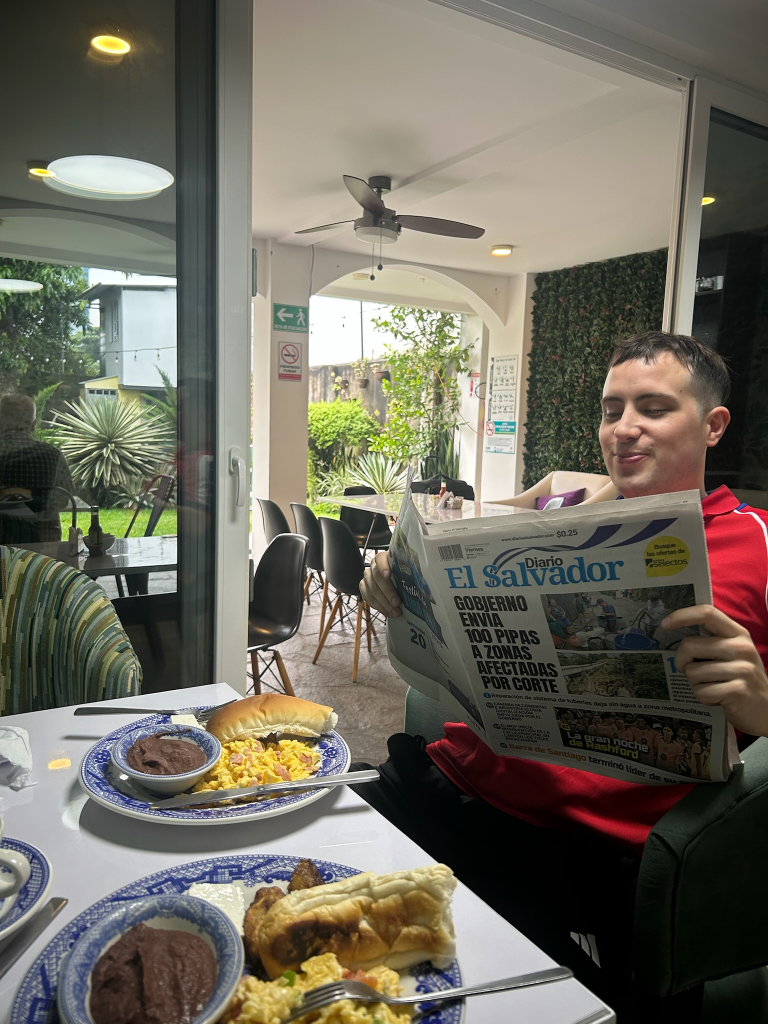
#> input picture IMG_7609.jpg, 1536 x 2048 px (shown at 1/2 size)
$ python -i gradients.py   (imports and definitions only)
#> lines starting #> are read from the running program, lines starting #| are printed output that depends on the picture
"""
`:,:`:,:`:,:`:,:`:,:`:,:`:,:`:,:`:,:`:,:`:,:`:,:`:,:`:,:`:,:`:,:`:,:`:,:`:,:`:,:`:,:`:,:`:,:`:,:`:,:`:,:`:,:`:,:`:,:`:,:`:,:`:,:`:,:`:,:`:,:`:,:`:,:`:,:`:,:`:,:`:,:`:,:`:,:`:,:`:,:`:,:`:,:`:,:`:,:`:,:`:,:`:,:`:,:`:,:`:,:`:,:`:,:`:,:`:,:`:,:`:,:`:,:`:,:`:,:`:,:`:,:`:,:`:,:`:,:`:,:`:,:`:,:`:,:`:,:`:,:`:,:`:,:`:,:`:,:`:,:`:,:`:,:`:,:`:,:`:,:`:,:`:,:`:,:`:,:`:,:`:,:`:,:`:,:`:,:`:,:`:,:`:,:`:,:`:,:`:,:`:,:`:,:`:,:`:,:`:
`:,:`:,:`:,:`:,:`:,:`:,:`:,:`:,:`:,:`:,:`:,:`:,:`:,:`:,:`:,:`:,:`:,:`:,:`:,:`:,:`:,:`:,:`:,:`:,:`:,:`:,:`:,:`:,:`:,:`:,:`:,:`:,:`:,:`:,:`:,:`:,:`:,:`:,:`:,:`:,:`:,:`:,:`:,:`:,:`:,:`:,:`:,:`:,:`:,:`:,:`:,:`:,:`:,:`:,:`:,:`:,:`:,:`:,:`:,:`:,:`:,:`:,:`:,:`:,:`:,:`:,:`:,:`:,:`:,:`:,:`:,:`:,:`:,:`:,:`:,:`:,:`:,:`:,:`:,:`:,:`:,:`:,:`:,:`:,:`:,:`:,:`:,:`:,:`:,:`:,:`:,:`:,:`:,:`:,:`:,:`:,:`:,:`:,:`:,:`:,:`:,:`:,:`:,:`:,:`:
`:,:`:,:`:,:`:,:`:,:`:,:`:,:`:,:`:,:`:,:`:,:`:,:`:,:`:,:`:,:`:,:`:,:`:,:`:,:`:,:`:,:`:,:`:,:`:,:`:,:`:,:`:,:`:,:`:,:`:,:`:,:`:,:`:,:`:,:`:,:`:,:`:,:`:,:`:,:`:,:`:,:`:,:`:,:`:,:`:,:`:,:`:,:`:,:`:,:`:,:`:,:`:,:`:,:`:,:`:,:`:,:`:,:`:,:`:,:`:,:`:,:`:,:`:,:`:,:`:,:`:,:`:,:`:,:`:,:`:,:`:,:`:,:`:,:`:,:`:,:`:,:`:,:`:,:`:,:`:,:`:,:`:,:`:,:`:,:`:,:`:,:`:,:`:,:`:,:`:,:`:,:`:,:`:,:`:,:`:,:`:,:`:,:`:,:`:,:`:,:`:,:`:,:`:,:`:,:`:
`:,:`:,:`:,:`:,:`:,:`:,:`:,:`:,:`:,:`:,:`:,:`:,:`:,:`:,:`:,:`:,:`:,:`:,:`:,:`:,:`:,:`:,:`:,:`:,:`:,:`@@:`:,:`:,:`:,:`:,:`:,:`:,:`:,:`:,:`:,:`:,:`:,:`:,:`:,:`:,:`:,:`:,:`:,:`:,:`:,:`:,:`:,:`:,:`:,:`:,:`:,:`:,:`:,:`:,:`:,:`:,:`:,:`:,:`:,:`:,:`:,:`:,:`:,:`:,:`:,:`:,:`:,:`:,:`:,:`:,:`:,:`:,:`:,:`:,:`:,:`:,:`:,:`:,:`:,:`:,:`:,:`:,:`:,:`:,:`:,:`:,:`:,:`:,:`:,:`:,:`:,:`:,:`:,:`:,:`:,:`:,:`:,:`:,:`:,:`:,:`:,:`:,:`:,:`:,:`:
`:,:@@@:`:,:`:,:`:,:`:,:`:,:`@@@`:,:@@@:`:,:`:,:`:,:`:,:`:,:`:,:`:,:`:,:`:,:`:,:`:,:`:,:`:,:`:,:`@@@@@@@@@,:`:,:`:,:`:,:`:,:`:,@@@,:`:,:`:,:`:,:`:,:`:,:`:,:`:,:`:,:`:,:`:,:`:,:`:,:`:,:`:,:`:,:`:,:`:,:`:,:`:,:`:,:`:,:`:,:`:,:`:,:`:,:`:,:`:,:`@@@@:,:`@@@`:,:`:,:`:,:`:,@@@@:`:,:`:,:`:,:`:,:@@@:`:,:`:@@@:,:`:,:`:,:`:,:`:,:`:,:@@@:`:,:`:,:`:,:`:,:`:,:`:,:`:,:`:,:`:,:`:,@@@@:`:,:`:,:`:,:`:,:`:,:`:,:`:,:`:,:`:,:`:,:`:,:`:
`:,:@@@:`:,:`:,:`:,:`:,:`:,:`@@@`:,:@@@:`:,:`:,:`:,:`:,:`:,:`:,:`:,:`:,:`:,:`:,:`:,:`:,:`:,:`:,:@@@@@@@@@@@@`:,:`:,:`:,:`:,:`:,@@@,:`:,:`:,:`:,:`:,:`:,:`:,:`:,:`:,:`:,:`:,:`:,:`:,:`:,:`:,:`:,:`:,:`:,:`:,:`:,:`:,:`:,:`:,:`:,:`:,:`:,:`:,:`:,:`@@@@:,:`@@@`:,:`:,:`:,:`:,@@@@:`:,:`:,:`:,:`:,:@@@:`:,:`@@@@:,:`:,:`:,:`:,:`:,:`:,@@@@:`:,:`:,:`:,:`:,:`:,:`:,:`:,:`:,:`:,:`:,@@@@:`:,:`:,:`:,:`:,:`:,:`:,:`:,:`:,:`:,:`:,:`:,:`:
`:,:@@@:`:,:`:,:`:,:`:,:`:,:`@@@`:,:@@@:`:,:`:,:`:,:`:,:`:,:`:,:`:,:`:,:`:,:`:,:`:,:`:,:`:,:`:,@@@@@@@@@@@@@`:,:`:,:`:,:`:,:`:,@@@,:`:,:`:,:`:,:`:,:`:,:`:,:`:,:`:,:`:,:`:,:`:,:`:,:`:,:`:,:`:,:`:,:`:,:`:,:`:,:`:,:`:,:`:,:`:,:`:,:`:,:`:,:`:,:`@@@@:,:`@@@`:,:`:,:`:,:`:,@@@@:`:,:`:,:`:,:`:,:@@@:`:,:`@@@@:,:`:,:`:,:`:,:`:,:`:,@@@@:`:,:`:,:`:,:`:,:`:,:`:,:`:,:`:,:`:,:`:,@@@@:`:,:`:,:`:,:`:,:`:,:`:,:`:,:`:,:`:,:`:,:`:,:`:
`:,:`:,:`:,:`:,:`:,:`:,:`:,:`@@@`:,:`:,:`:,:`:,:`:,:`:,:`:,:`:,:`:,:`:,:`:,:`:,:`:,:`:,:`:,:`:,@@@@@@@@@@@@@@:,:`:,:`:,:`:,:`:,@@@,:`:,:`:,:`:,:`:,:`:,:`:,:`:,:`:,:`:,:`:,:`:,:`:,:`:,:`:,:`:,:`:,:`:,:`:,:`:,:`:,:`:,:`:,:`:,:`:,:`:,:`:,:`:,:`@@@@:,:`:,:`:,:`:,:`:,:`:,@@@@:`:,:`:,:`:,:`:,:`:,:`:,:`@@@@:,:`:,:`:,:`:,:`:,:`:,@@@@:`:,:`:,:`:,:`:,:`:,:`:,:`:,:`:,:`:,:`:,@@@@:`:,:`:,:`:,:`:,:`:,:`:,:`:,:`:,:`:,:`:,:`:,:`:
`:,:`:,:`:,:`:,:`:,:`:,:`:,:`@@@`:,:`:,:`:,:`:,:`:,:`:,:`:,:`:,:`:,:`:,:`:,:`:,:`:,:`:,:`:,:`:@@@@@:`@@:@@@@@:,:`:,:`:,:`:,:`:,@@@,:`:,:`:,:`:,:`:,:`:,:`:,:`:,:`:,:`:,:`:,:`:,:`:,:`:,:`:,:`:,:`:,:`:,:`:,:`:,:`:,:`:,:`:,:`:,:`:,:`:,:`:,:`:,:`@@@@:,:`:,:`:,:`:,:`:,:`:,@@@@:`:,:`:,:`:,:`:,:`:,:`:,:`@@@@:,:`:,:`:,:`:,:`:,:`:,@@@@:`:,:`:,:`:,:`:,:`:,:`:,:`:,:`:,:`:,:`:,@@@@:`:,:`:,:`:,:`:,:`:,:`:,:`:,:`:,:`:,:`:,:`:,:`:
`:,:`:,:`:,:`:,:`:,:`:,:`:,:`@@@`:,:`:,:`:,:`:,:`:,:`:,:`:,:`:,:`:,:`:,:`:,:`:,:`:,:`:,:`:,:`:@@@@,:`@@:`@@@@:,:`:,:`:,:`:,:`:,@@@,:`:,:`:,:`:,:`:,:`:,:`:,:`:,:`:,:`:,:`:,:`:,:`:,:`:,:`:,:`:,:`:,:`:,:`:,:`:,:`:,:`:,:`:,:`:,:`:,:`:,:`:,:`:,:`@@@@:,:`:,:`:,:`:,:`:,:`:,@@@@:`:,:`:,:`:,:`:,:`:,:`:,:`@@@@:,:`:,:`:,:`:,:`:,:`:,@@@@:`:,:`:,:`:,:`:,:`:,:`:,:`:,:`:,:`:,:`:,@@@@:`:,:`:,:`:,:`:,:`:,:`:,:`:,:`:,:`:,:`:,:`:,:`:
`:,:@@@:`:,@@@,:`:,:`@@@@:,:`@@@`:,:@@@:`:,:`:@@@@@@@@@@`:,:`:,@@@,@@@@@@@@:`:,:`:,:`:,:`:,:`:@@@@,:`@@:`:,:`:,:`:,:`:,:`:,:`:,@@@,@@@@@@@@:`:,:`:,:`@@@@@@@@:,:`:,:`@@@`@@@@@@@@:,:`:,@@@,@@@@@`:,:`@@@@:,:`:,:`@@@@:,:`:,:`:,:`:,:`:,:`@@@@@@@`@@@@:,:`@@@`:,:`:,@@@@@@@,@@@@:`:,:`:,:`:,:`:,:@@@:`:,@@@@@@@@@`:,:`:,:`:,:`:,:`@@@@@@@@@,:`:,:`:@@@@@@@@,:`:,:`:,:`:,:`:,:`:,@@@@:`:,:`:,@@@@@@@@:`:,:`:,@@@,@@@@@@@,:`@@@@@@@`:
`:,:@@@:`:,@@@,:`:,:`@@@@:,:`@@@`:,:@@@:`:,:`@@@@@@@@@@@@:,:`:,@@@@@@@@@@@@@`:,:`:,:`:,:`:,:`:@@@@@:`@@:`:,:`:,:`:,:`:,:`:,:`:,@@@@@@@@@@@@@`:,:`:,@@@@@@@@@@@@:`:,:`@@@@@@@@@@@@@,:`:,@@@@@@@@@@:,:`@@@@@,:`:,:`@@@@:,:`:,:`:,:`:,:`:,:@@@@@@@@@@@@@:,:`@@@`:,:`:@@@@@@@@@@@@@:`:,:`:,:`:,:`:,:@@@:`:,@@@@@@@@@`:,:`:,:`:,:`:,:`@@@@@@@@@,:`:,:@@@@@@@@@@@@`:,:`:,:`:,:`:,:`:,:@@@:`:,:`@@@@@@@@@@@@:,:`:,@@@@@@@@@@@@:@@@@@@@@@:
`:,:@@@:`:,@@@,:`:,:`@@@@:,:`@@@`:,:@@@:`:,:@@@@@@@@@@@@@@,:`:,@@@@@@@@@@@@@@:,:`:,:`:,:`:,:`:,@@@@@@@@:`:,:`:,:`:,:`:,:`:,:`:,@@@@@@@@@@@@@@:,:`:@@@@@@@@@@@@@@`:,:`@@@@@@@@@@@@@@:`:,@@@@@@@@@`:,:`:@@@@,:`:,:@@@@`:,:`:,:`:,:`:,:`:,@@@@@@@@@@@@@@:,:`@@@`:,:`@@@@@@@@@@@@@@:`:,:`:,:`:,:`:,:@@@:`:,@@@@@@@@@`:,:`:,:`:,:`:,:`@@@@@@@@@,:`:,@@@@@@@@@@@@@@:,:`:,:`:,:`:,:`:,:`:,:`:,:@@@@@@@@@@@@@@,:`:,@@@@@@@@@@@@@@@@@@@@@@@
`:,:@@@:`:,@@@,:`:,:`@@@@:,:`@@@`:,:@@@:`:,@@@@@@@@@@@@@@@,:`:,@@@@@@@@@@@@@@:,:`:,:`:,:`:,:`:,@@@@@@@@@`:,:`:,:`:,:`:,:`:,:`:,@@@@@@@@@@@@@@:,:`:@@@@@@@@@@@@@@`:,:`@@@@@@@@@@@@@@:`:,@@@@@@@@@`:,:`:@@@@,:`:,:@@@@`:,:`:,:`:,:`:,:`:,@@@@@@@@@@@@@@:,:`@@@`:,:`@@@@@@@@@@@@@@:`:,:`:,:`:,:`:,:@@@:`:,:`@@@@:,:`:,:`:,:`:,:`:,:`:,@@@@:`:,:`:,@@@@@@@@@@@@@@:,:`:,:`:,:`:,:`:,:`:,:`:,:@@@@@@@@@@@@@@,:`:,@@@@@@@@@@@@@@@@@@@@@@@
`:,:@@@:`:,@@@,:`:,:`@@@@:,:`@@@`:,:@@@:`:,@@@@:`:,:`:@@@@,:`:,@@@@@`:,:`@@@@:,:`:,:`:,:`:,:`:,:@@@@@@@@@@,:`:,:`:,:`:,:`:,:`:,@@@@@`:,:`@@@@:,:`@@@@@,:`:,:@@@@@:,:`@@@@@,:`:,@@@@:`:,@@@@:`:,:`:,:`:,@@@@:`:,:@@@@`:,:`:,:`:,:`:,:`:@@@@@:`:,:@@@@@:,:`@@@`:,:@@@@@:,:`:@@@@@:`:,:`:,:`:,:`:,:@@@:`:,:`@@@@:,:`:,:`:,:`:,:`:,:`:,@@@@:`:,:`:@@@@@:`:,:`@@@@@,:`:,:`:,:`:,:`:,:`:,:`:,@@@@@`:,:`:@@@@@:`:,@@@@@`:,:@@@@@@,:`:@@@@
`:,:@@@:`:,@@@,:`:,:`@@@@:,:`@@@`:,:@@@:`:,:`:,:`:,:`:@@@@,:`:,@@@@:`:,:`@@@@:,:`:,:`:,:`:,:`:,:`@@@@@@@@@@@`:,:`:,:`:,:`:,:`:,@@@@:`:,:`@@@@:,:`@@@@:,:`:,:`@@@@:,:`@@@@:,:`:,@@@@:`:,@@@@:`:,:`:,:`:,@@@@:`:,@@@@:`:,:`:,:`:,:`:,:`:@@@@,:`:,:`@@@@:,:`@@@`:,:@@@@`:,:`:,@@@@:`:,:`:,:`:,:`:,:@@@:`:,:`@@@@:,:`:,:`:,:`:,:`:,:`:,@@@@:`:,:`:@@@@,:`:,:`@@@@@,:`:,:`:,:`:,:`:,:`:,:`:,@@@@:`:,:`:,@@@@:`:,@@@@:`:,:@@@@@:,:`:@@@@
`:,:@@@:`:,@@@,:`:,:`@@@@:,:`@@@`:,:@@@:`:,:`:,:`@@@@@@@@@,:`:,@@@@:`:,:`@@@@:,:`:,:`:,:`:,:`:,:`:,@@@@@@@@@@:,:`:,:`:,:`:,:`:,@@@@:`:,:`@@@@:,:`@@@@@@@@@@@@@@@@:,:`@@@@:,:`:,@@@@:`:,@@@@:`:,:`:,:`:,@@@@@`:,@@@@:`:,:`:,:`:,:`:,:`:@@@@,:`:,:`@@@@:,:`@@@`:,:@@@@`:,:`:,@@@@:`:,:`:,:`:,:`:,:@@@:`:,:`@@@@:,:`:,:`:,:`:,:`:,:`:,@@@@:`:,:`:@@@@,:`:,:`:@@@@,:`:,:`:,:`:,:`:,:`:,:`:,@@@@@@@@@@@@@@@@:`:,@@@@:`:,:@@@@`:,:`:@@@@
`:,:@@@:`:,@@@,:`:,:`@@@@:,:`@@@`:,:@@@:`:,:`:@@@@@@@@@@@@,:`:,@@@@:`:,:`@@@@:,:`:,:`:,:`:,:`:,:`:,:`@@@@@@@@:,:`:,:`:,:`:,:`:,@@@@:`:,:`@@@@:,:`@@@@@@@@@@@@@@@@:,:`@@@@:,:`:,@@@@:`:,@@@,:`:,:`:,:`:,:@@@@`:,@@@@:`:,:`:,:`:,:`:,:`:@@@@,:`:,:`@@@@:,:`@@@`:,:@@@@`:,:`:,@@@@:`:,:`:,:`:,:`:,:@@@:`:,:`@@@@:,:`:,:`:,:`:,:`:,:`:,@@@@:`:,:`:@@@@,:`:,:`:@@@@,:`:,:`:,:`:,:`:,:`:,:`:,@@@@@@@@@@@@@@@@:`:,@@@,:`:,:@@@@`:,:`:@@@@
`:,:@@@:`:,@@@,:`:,:`@@@@:,:`@@@`:,:@@@:`:,:@@@@@@@@@@@@@@,:`:,@@@,:`:,:`@@@@:,:`:,:`:,:`:,:`:,:`:,:`@@:`@@@@@,:`:,:`:,:`:,:`:,@@@,:`:,:`@@@@:,:`@@@@@@@@@@@@@@@@:,:`@@@`:,:`:,@@@@:`:,@@@,:`:,:`:,:`:,:@@@@`:@@@@,:`:,:`:,:`:,:`:,:`:@@@@,:`:,:`@@@@:,:`@@@`:,:@@@@`:,:`:,@@@@:`:,:`:,:`:,:`:,:@@@:`:,:`@@@@:,:`:,:`:,:`:,:`:,:`:,@@@@:`:,:`:@@@@,:`:,:`:@@@@,:`:,:`:,:`:,:`:,:`:,:`:,@@@@@@@@@@@@@@@@:`:,@@@,:`:,:@@@@`:,:`:@@@@
`:,:@@@:`:,@@@,:`:,:`@@@@:,:`@@@`:,:@@@:`:,@@@@@@@@@@@@@@@,:`:,@@@,:`:,:`@@@@:,:`:,:`:,:`:,:`:,:`:,:`@@:`:@@@@,:`:,:`:,:`:,:`:,@@@,:`:,:`@@@@:,:`@@@@:,:`:,:`:,:`:,:`@@@`:,:`:,@@@@:`:,@@@,:`:,:`:,:`:,:@@@@@:@@@@,:`:,:`:,:`:,:`:,:`:@@@@,:`:,:`@@@@:,:`@@@`:,:@@@@`:,:`:,@@@@:`:,:`:,:`:,:`:,:@@@:`:,:`@@@@:,:`:,:`:,:`:,:`:,:`:,@@@@:`:,:`:@@@@,:`:,:`:@@@@,:`:,:`:,:`:,:`:,:`:,:`:,@@@@:`:,:`:,:`:,:`:,@@@,:`:,:@@@@`:,:`:@@@@
`:,:@@@:`:,@@@,:`:,:`@@@@:,:`@@@`:,:@@@:`:,@@@@@@:,:`:@@@@,:`:,@@@,:`:,:`@@@@:,:`:,:`:,:`:,:`:@@@@,:`@@:`:@@@@,:`:,:`:,:`:,:`:,@@@,:`:,:`@@@@:,:`@@@@:,:`:,:`:,:`:,:`@@@`:,:`:,@@@@:`:,@@@,:`:,:`:,:`:,:`@@@@:@@@:,:`:,:`:,:`:,:`:,:`:@@@@,:`:,:`@@@@:,:`@@@`:,:@@@@`:,:`:,@@@@:`:,:`:,:`:,:`:,:@@@:`:,:`@@@@:,:`:,:`:,:`:,:`:,:`:,@@@@:`:,:`:@@@@,:`:,:`:@@@@,:`:,:`:,:`:,:`:,:`:,:`:,@@@@:`:,:`:,:`:,:`:,@@@,:`:,:@@@@`:,:`:@@@@
`:,:@@@:`:,@@@@:`:,:`@@@@:,:`@@@`:,:@@@:`:,@@@@:`:,:`:@@@@,:`:,@@@,:`:,:`@@@@:,:`:,:`:,:`:,:`:@@@@,:`@@:`:@@@@,:`:,:`:,:`:,:`:,@@@,:`:,:`@@@@:,:`@@@@:,:`:,:`@@@@:,:`@@@`:,:`:,@@@@:`:,@@@,:`:,:`:,:`:,:`@@@@@@@@:,:`:,:`:,:`:,:`:,:`:@@@@,:`:,:`@@@@:,:`@@@`:,:@@@@`:,:`:,@@@@:`:,:`:,:`:,:`:,:@@@:`:,:`@@@@:,:`:,:`:,:`:,:`:,:`:,@@@@:`:,:`:@@@@,:`:,:`@@@@@,:`:,:`:,:`:,:`:,:`:,:`:,@@@@:`:,:`:,@@@@:`:,@@@,:`:,:@@@@`:,:`:@@@@
`:,:@@@:`:,@@@@:`:,:@@@@@:,:`@@@`:,:@@@:`:,@@@@:`:,:`@@@@@,:`:,@@@,:`:,:`@@@@:,:`:,:`:,:`:,:`:@@@@@:`@@:`@@@@@,:`:,:`:,:`:,:`:,@@@,:`:,:`@@@@:,:`@@@@@,:`:,:@@@@@:,:`@@@`:,:`:,@@@@:`:,@@@,:`:,:`:,:`:,:`:@@@@@@@:,:`:,:`:,:`:,:`:,:`:@@@@@:`:,:@@@@@:,:`@@@`:,:@@@@@:,:`:@@@@@:`:,:`:,:`:,:`:,:@@@:`:,:`@@@@:,:`:,:`:,:`:,:`:,:`:,@@@@:`:,:`:@@@@@:`:,:`@@@@@,:`:,:`:,:`:,:`:,:`:,:`:,@@@@@`:,:`:@@@@@:`:,@@@,:`:,:@@@@`:,:`:@@@@
`:,:@@@:`:,@@@@@@@@@@@@@@:,:`@@@`:,:@@@:`:,@@@@@@@@@@@@@@@,:`:,@@@,:`:,:`@@@@:,:`:,:`:,:`:,:`:@@@@@@@@@@@@@@@:,:`:,:`:,:`:,:`:,@@@,:`:,:`@@@@:,:`:@@@@@@@@@@@@@@`:,:`@@@`:,:`:,@@@@:`:,@@@,:`:,:`:,:`:,:`:@@@@@@`:,:`:,:`:,:`:,:`:,:`:,@@@@@@@@@@@@@@:,:`@@@`:,:`@@@@@@@@@@@@@@:`:,:`:,:`:,:`:,:@@@:`:,:`@@@@@,:`:,:`:,:`:,:`:,:`:,@@@@@`:,:`:,@@@@@@@@@@@@@@:,:`:,:`:,:`:,:`:,:`:,:`:,:@@@@@@@@@@@@@@,:`:,@@@,:`:,:@@@@`:,:`:@@@@
`:,:@@@:`:,@@@@@@@@@@@@@@:,:`@@@`:,:@@@:`:,@@@@@@@@@@@@@@@,:`:,@@@,:`:,:`@@@@:,:`:,:`:,:`:,:`:,@@@@@@@@@@@@@@:,:`:,:`:,:`:,:`:,@@@,:`:,:`@@@@:,:`:@@@@@@@@@@@@@@`:,:`@@@`:,:`:,@@@@:`:,@@@,:`:,:`:,:`:,:`:@@@@@@`:,:`:,:`:,:`:,:`:,:`:,@@@@@@@@@@@@@@:,:`@@@`:,:`@@@@@@@@@@@@@@:`:,:`:,:`:,:`:,:@@@:`:,:`@@@@@@@`:,:`:,:`:,:`:,:`:,@@@@@@@,:`:,@@@@@@@@@@@@@@:,:`:,:`:,:`:,:`:,:`:,:`:,:@@@@@@@@@@@@@@,:`:,@@@,:`:,:@@@@`:,:`:@@@@
`:,:@@@:`:,:@@@@@@@@@@@@@:,:`@@@`:,:@@@:`:,:@@@@@@@@@@@@@@@:`:,@@@,:`:,:`@@@@:,:`:,:`:,:`:,:`:,:@@@@@@@@@@@@`:,:`:,:`:,:`:,:`:,@@@,:`:,:`@@@@:,:`:,@@@@@@@@@@@@:`:,:`@@@`:,:`:,@@@@:`:,@@@,:`:,:`:,:`:,:`:,@@@@:`:,:`:,:`:,:`:,:`:,:`:,:@@@@@@@@@@@@@:,:`@@@`:,:`:@@@@@@@@@@@@@:`:,:`:,:`:,:`:,:@@@:`:,:`@@@@@@@`:,:`:,:`:,:`:,:`:,@@@@@@@,:`:,:@@@@@@@@@@@@`:,:`:,:`:,:`:,:`:,:`:,:`:,:`@@@@@@@@@@@@:,:`:,@@@,:`:,:@@@@`:,:`:@@@@
`:,:@@@:`:,:`@@@@@@@@:@@@:,:`@@@`:,:@@@:`:,:`@@@@@@@@:,@@@@:`:,@@@,:`:,:`@@@@:,:`:,:`:,:`:,:`:,:`@@@@@@@@@@:`:,:`:,:`:,:`:,:`:,@@@,:`:,:`@@@@:,:`:,:`@@@@@@@@@,:`:,:`@@@`:,:`:,@@@@:`:,@@@,:`:,:`:,:`:,:`:,@@@@:`:,:`:,:`:,:`:,:`:,:`:,:`@@@@@@@@@@@@:,:`@@@`:,:`:,@@@@@@@@@@@@:`:,:`:,:`:,:`:,:@@@:`:,:`:@@@@@@`:,:`:,:`:,:`:,:`:,:@@@@@@,:`:,:`:@@@@@@@@,:`:,:`:,:`:,:`:,:`:,:`:,:`:,:`:,@@@@@@@@@`:,:`:,@@@,:`:,:@@@@`:,:`:@@@@
`:,:@@@:`:,:`:,:`:,:`:,:`:,:`:,:`:,:`:,:`:,:`:,:`:,:`:,:`:,:`:,:`:,:`:,:`:,:`:,:`:,:`:,:`:,:`:,:`:,:`@@:`:,:`:,:`:,:`:,:`:,:`:,:`:,:`:,:`:,:`:,:`:,:`:,:`:,:`:,:`:,:`:,:`:,:`:,:`:,:`:,:`:,:`:,:`:,:`:,:`:,@@@@:`:,:`:,:`:,:`:,:`:,:`:,:`:,:`:,:`:,:`:,:`:,:`:,:`:,:`:,:`:,:`:,:`:,:`:,:`:,:`:,:`:,:`:,:`:,:`:,:`:,:`:,:`:,:`:,:`:,:`:,:`:,:`:,:`:,:`:,:`:,:`:,:`:,:`:,:`:,:`:,:`:,:`:,:`:,:`:,:`:,:`:,:`:,:`:,:`:,:`:,:`:,:`:,:`:
`:,@@@@:`:,:`:,:`:,:`:,:`:,:`:,:`:,:`:,:`:,:`:,:`:,:`:,:`:,:`:,:`:,:`:,:`:,:`:,:`:,:`:,:`:,:`:,:`:,:`@@:`:,:`:,:`:,:`:,:`:,:`:,:`:,:`:,:`:,:`:,:`:,:`:,:`:,:`:,:`:,:`:,:`:,:`:,:`:,:`:,:`:,:`:,:`:,:`:,:`:@@@@,:`:,:`:,:`:,:`:,:`:,:`:,:`:,:`:,:`:,:`:,:`:,:`:,:`:,:`:,:`:,:`:,:`:,:`:,:`:,:`:,:`:,:`:,:`:,:`:,:`:,:`:,:`:,:`:,:`:,:`:,:`:,:`:,:`:,:`:,:`:,:`:,:`:,:`:,:`:,:`:,:`:,:`:,:`:,:`:,:`:,:`:,:`:,:`:,:`:,:`:,:`:,:`:,:`:
`:@@@@@:`:,:`:,:`:,:`:,:`:,:`:,:`:,:`:,:`:,:`:,:`:,:`:,:`:,:`:,:`:,:`:,:`:,:`:,:`:,:`:,:`:,:`:,:`:,:`@@:`:,:`:,:`:,:`:,:`:,:`:,:`:,:`:,:`:,:`:,:`:,:`:,:`:,:`:,:`:,:`:,:`:,:`:,:`:,:`:,:`:,:`:,:`:,:`:,:@@@@@@,:`:,:`:,:`:,:`:,:`:,:`:,:`:,:`:,:`:,:`:,:`:,:`:,:`:,:`:,:`:,:`:,:`:,:`:,:`:,:`:,:`:,:`:,:`:,:`:,:`:,:`:,:`:,:`:,:`:,:`:,:`:,:`:,:`:,:`:,:`:,:`:,:`:,:`:,:`:,:`:,:`:,:`:,:`:,:`:,:`:,:`:,:`:,:`:,:`:,:`:,:`:,:`:,:`:
@@@@@@@:`:,:`:,:`:,:`:,:`:,:`:,:`:,:`:,:`:,:`:,:`:,:`:,:`:,:`:,:`:,:`:,:`:,:`:,:`:,:`:,:`:,:`:,:`:,:`:,:`:,:`:,:`:,:`:,:`:,:`:,:`:,:`:,:`:,:`:,:`:,:`:,:`:,:`:,:`:,:`:,:`:,:`:,:`:,:`:,:`:,:`:,:`:,:`:@@@@@@@:,:`:,:`:,:`:,:`:,:`:,:`:,:`:,:`:,:`:,:`:,:`:,:`:,:`:,:`:,:`:,:`:,:`:,:`:,:`:,:`:,:`:,:`:,:`:,:`:,:`:,:`:,:`:,:`:,:`:,:`:,:`:,:`:,:`:,:`:,:`:,:`:,:`:,:`:,:`:,:`:,:`:,:`:,:`:,:`:,:`:,:`:,:`:,:`:,:`:,:`:,:`:,:`:,:`:
@@@@@@@:`:,:`:,:`:,:`:,:`:,:`:,:`:,:`:,:`:,:`:,:`:,:`:,:`:,:`:,:`:,:`:,:`:,:`:,:`:,:`:,:`:,:`:,:`:,:`:,:`:,:`:,:`:,:`:,:`:,:`:,:`:,:`:,:`:,:`:,:`:,:`:,:`:,:`:,:`:,:`:,:`:,:`:,:`:,:`:,:`:,:`:,:`:,:`:@@@@@@@:,:`:,:`:,:`:,:`:,:`:,:`:,:`:,:`:,:`:,:`:,:`:,:`:,:`:,:`:,:`:,:`:,:`:,:`:,:`:,:`:,:`:,:`:,:`:,:`:,:`:,:`:,:`:,:`:,:`:,:`:,:`:,:`:,:`:,:`:,:`:,:`:,:`:,:`:,:`:,:`:,:`:,:`:,:`:,:`:,:`:,:`:,:`:,:`:,:`:,:`:,:`:,:`:,:`:
@@@@@@,:`:,:`:,:`:,:`:,:`:,:`:,:`:,:`:,:`:,:`:,:`:,:`:,:`:,:`:,:`:,:`:,:`:,:`:,:`:,:`:,:`:,:`:,:`:,:`:,:`:,:`:,:`:,:`:,:`:,:`:,:`:,:`:,:`:,:`:,:`:,:`:,:`:,:`:,:`:,:`:,:`:,:`:,:`:,:`:,:`:,:`:,:`:,:`:@@@@@@`:,:`:,:`:,:`:,:`:,:`:,:`:,:`:,:`:,:`:,:`:,:`:,:`:,:`:,:`:,:`:,:`:,:`:,:`:,:`:,:`:,:`:,:`:,:`:,:`:,:`:,:`:,:`:,:`:,:`:,:`:,:`:,:`:,:`:,:`:,:`:,:`:,:`:,:`:,:`:,:`:,:`:,:`:,:`:,:`:,:`:,:`:,:`:,:`:,:`:,:`:,:`:,:`:,:`:
`:,:`:,:`:,:`:,:`:,:`:,:`:,:`:,:`:,:`:,:`:,:`:,:`:,:`:,:`:,:`:,:`:,:`:,:`:,:`:,:`:,:`:,:`:,:`:,:`:,:`:,:`:,:`:,:`:,:`:,:`:,:`:,:`:,:`:,:`:,:`:,:`:,:`:,:`:,:`:,:`:,:`:,:`:,:`:,:`:,:`:,:`:,:`:,:`:,:`:,:`:,:`:,:`:,:`:,:`:,:`:,:`:,:`:,:`:,:`:,:`:,:`:,:`:,:`:,:`:,:`:,:`:,:`:,:`:,:`:,:`:,:`:,:`:,:`:,:`:,:`:,:`:,:`:,:`:,:`:,:`:,:`:,:`:,:`:,:`:,:`:,:`:,:`:,:`:,:`:,:`:,:`:,:`:,:`:,:`:,:`:,:`:,:`:,:`:,:`:,:`:,:`:,:`:,:`:,:`:
`:,:`:,:`:,:`:,:`:,:`:,:`:,:`:,:`:,:`:,:`:,:`:,:`:,:`:,:`:,:`:,:`:,:`:,:`:,:`:,:`:,:`:,:`:,:`:,:`:,:`:,:`:,:`:,:`:,:`:,:`:,:`:,:`:,:`:,:`:,:`:,:`:,:`:,:`:,:`:,:`:,:`:,:`:,:`:,:`:,:`:,:`:,:`:,:`:,:`:,:`:,:`:,:`:,:`:,:`:,:`:,:`:,:`:,:`:,:`:,:`:,:`:,:`:,:`:,:`:,:`:,:`:,:`:,:`:,:`:,:`:,:`:,:`:,:`:,:`:,:`:,:`:,:`:,:`:,:`:,:`:,:`:,:`:,:`:,:`:,:`:,:`:,:`:,:`:,:`:,:`:,:`:,:`:,:`:,:`:,:`:,:`:,:`:,:`:,:`:,:`:,:`:,:`:,:`:,:`:
`:,:`:,:`:,:`:,:`:,:`:,:`:,:`:,:`:,:`:,:`:,:`:,:`:,:`:,:`:,:`:,:`:,:`:,:`:,:`:,:`:,:`:,:`:,:`:,:`:,:`:,:`:,:`:,:`:,:`:,:`:,:`:,:`:,:`:,:`:,:`:,:`:,:`:,:`:,:`:,:`:,:`:,:`:,:`:,:`:,:`:,:`:,:`:,:`:,:`:,:`:,:`:,:`:,:`:,:`:,:`:,:`:,:`:,:`:,:`:,:`:,:`:,:`:,:`:,:`:,:`:,:`:,:`:,:`:,:`:,:`:,:`:,:`:,:`:,:`:,:`:,:`:,:`:,:`:,:`:,:`:,:`:,:`:,:`:,:`:,:`:,:`:,:`:,:`:,:`:,:`:,:`:,:`:,:`:,:`:,:`:,:`:,:`:,:`:,:`:,:`:,:`:,:`:,:`:,:`:

"""

import matplotlib.pyplot as plt
import numpy as np
from PIL import Image, ImageDraw
import math
from .np_region_identifier import np_get_prominent_regions
import tempfile
import os

# [124 lines left out: functions twod_dist, calc_gradient_poles, paste_gradient, not called in this run]


def clamp(n, smallest, largest):
    return max(smallest, min(n, largest))

# [7 lines left out: function adjust_color, not called in this run]

def gradient_enforce(
    img: Image.Image, style="auto", completeness="auto", opacity="auto"
) -> Image.Image:
    """
    Converts monocolor regionswith directional gradient

    style :
    ~ direction of gradients
            -> auto, best guess based on boosting
            -> vertical
            -> horizontal

    completeness :
    ~impacted regions
            -> aggressive, all colors
            -> auto, most impact
            -> filter, color or set of colors

    opacity :
    ~makes achieve minimum opacity value in region
            -> clamp {0, 1}
            -> failsafe rounds
    """
    # Handle image input
    if isinstance(img, str):
        img_path = img
        img = Image.open(img_path).convert("RGB")
        temp_path = img_path
    else:
        # Save to temp file for region identification
        with tempfile.NamedTemporaryFile(suffix=".png", delete=False) as tmp:
            img.save(tmp.name)
            temp_path = tmp.name

    # Determine number of regions
    if completeness == "aggressive":
        number = 16
    else:
        number = 4

    # Get regions
    regions = np_get_prominent_regions(temp_path, number=number)

    # Clean up temp file if created
    if not isinstance(img, str) and os.path.exists(temp_path) and temp_path != img:
         # Check if temp_path is actually a temp file we created
         if temp_path.startswith(tempfile.gettempdir()):
            os.remove(temp_path)

    # Determine gradient style
    grad_kw = "bottom-up" # Default
    if style == "vertical":
        grad_kw = "top-down"
    elif style == "horizontal":
        grad_kw = "left-right"

    # Apply gradients
    for color, pixels in regions.items():
        # Convert pixels to list of tuples if they are not already
        # np_get_prominent_regions returns list of [x, y] lists
        pixel_tuples = [tuple(p) for p in pixels]

        if not pixel_tuples:
            continue

        # Create gradient colors based on original color
        # Make one end lighter and one end darker
        start_color = adjust_color(color, 1.2)
        end_color = adjust_color(color, 0.8)

        # Calculate poles
        try:
            p1, p2 = calc_gradient_poles(grad_kw, pixel_tuples)

            # Apply gradient
            img = paste_gradient(img, pixel_tuples, p1, p2, start_color, end_color, grad_kw)
        except Exception as e:
            print(f"Failed to apply gradient to region {color}: {e}")
            continue

    return img

>>> import cv2
>>> picture = cv2.imread('../../../IMG_7609.jpg', cv2.IMREAD_GRAYSCALE)
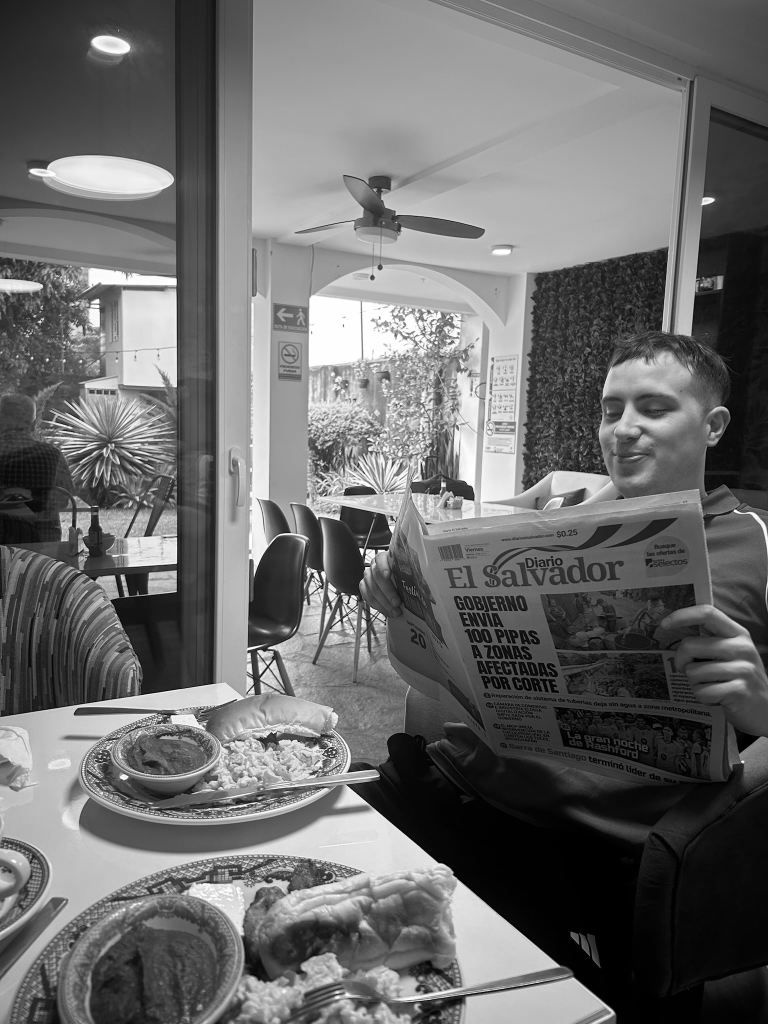
#> picture: shape (2048, 1536) (shown at 1/2 size); min 0, max 255, mean 107.7
>>> result = gradient_enforce(picture)
#> (the run stopped early here; a loop or call above may not have finished)

$ run again, on htx.jpg
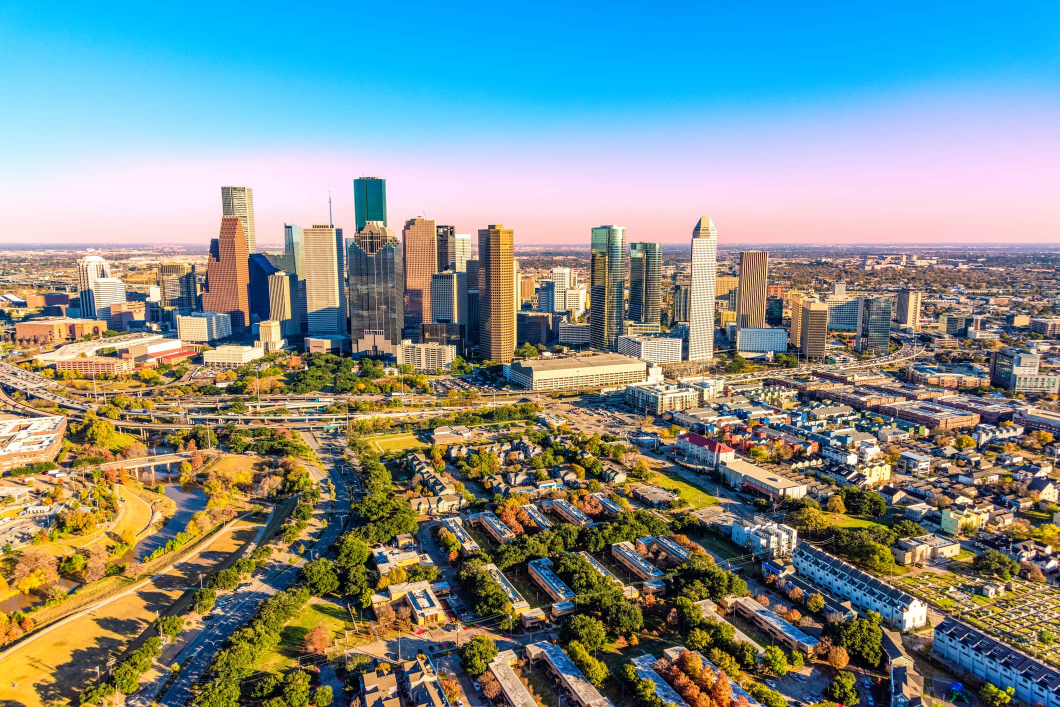
#> input picture htx.jpg, 2119 x 1414 px (shown at 1/2 size)
#> `picture = cv2.imread('../../../IMG_7609.jpg', cv2.IMREAD_GRAYSCALE)`:
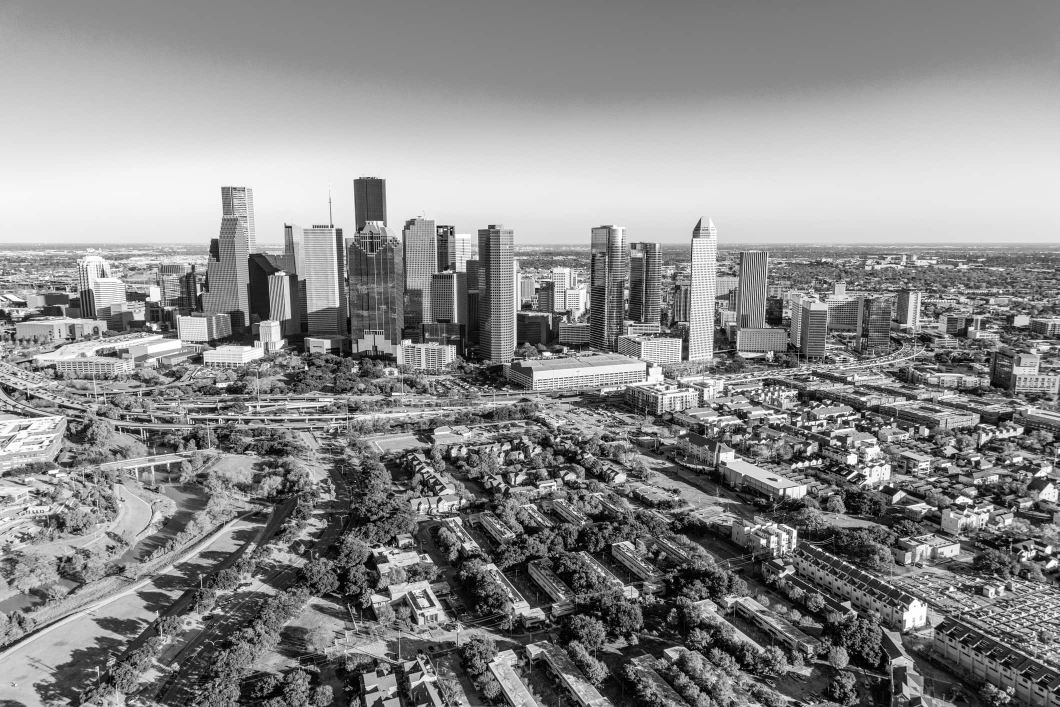
#> picture: shape (1414, 2119) (shown at 1/2 size); min 0, max 255, mean 138.7
